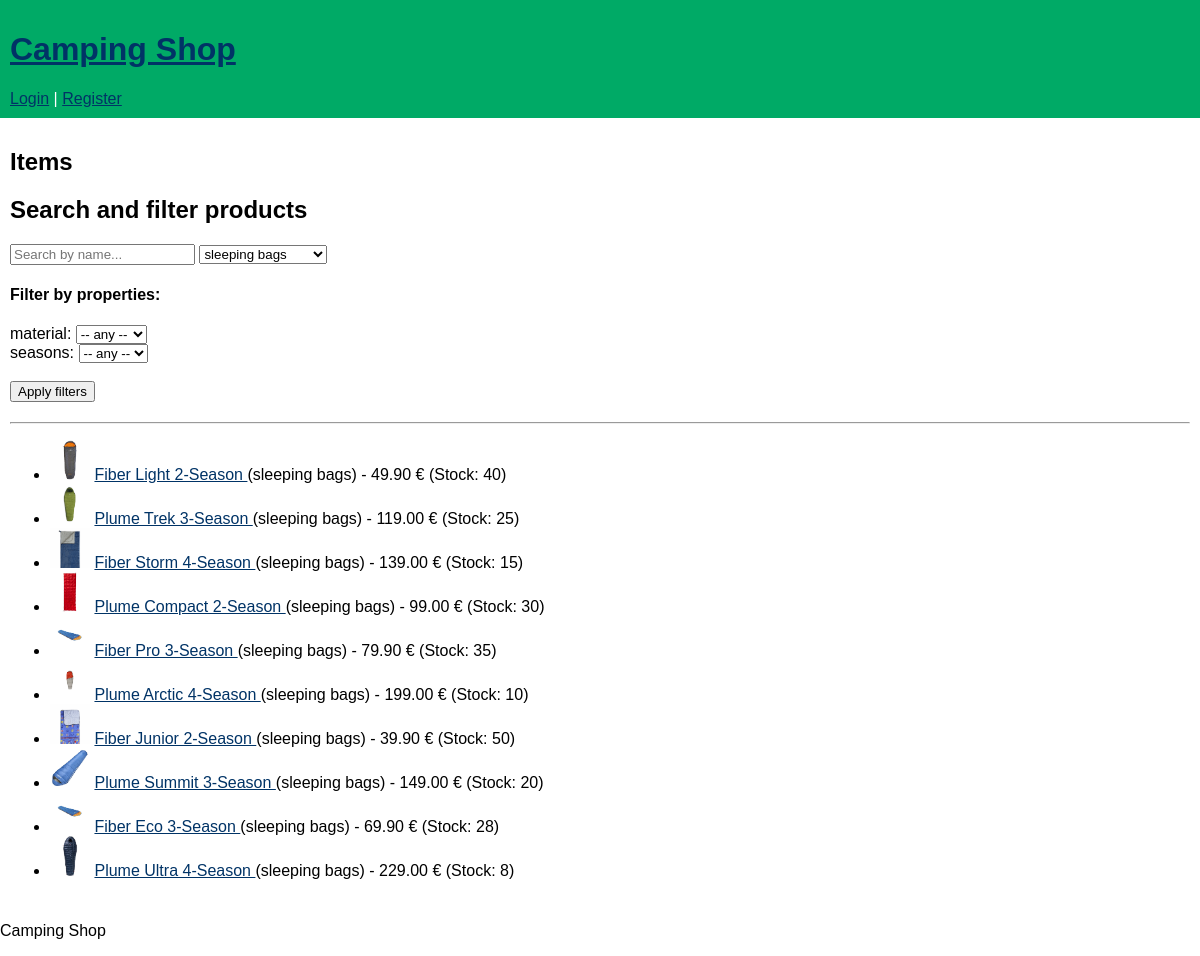
Screenshot of /public/index.php?category=2 with the database file from the repository.
### tables this page shows
CREATE TABLE category_properties (
    id INT AUTO_INCREMENT PRIMARY KEY,
    category_id INT NOT NULL,
    property_name VARCHAR(255) NOT NULL,
    FOREIGN KEY (category_id) REFERENCES categories(id) ON DELETE CASCADE
);

CREATE TABLE items (
    id INT AUTO_INCREMENT PRIMARY KEY,
    category_id INT NOT NULL,
    name VARCHAR(255) NOT NULL,
    description TEXT,
    price DECIMAL(10,2) NOT NULL,
    shipping_cost DECIMAL(10,2) NOT NULL,
    stock INT NOT NULL DEFAULT 0,
    image_path VARCHAR(255),
    created_at DATETIME DEFAULT CURRENT_TIMESTAMP,
    FOREIGN KEY (category_id) REFERENCES categories(id)
);

CREATE TABLE categories (
    id INT AUTO_INCREMENT PRIMARY KEY,
    name VARCHAR(255) NOT NULL
);

### public/index.php (the view, shortened to what this page needs)
<?php
require __DIR__ . '/../config/conn.php';
require __DIR__ . '/../includes/header.php';
$stmt = $pdo->query("SELECT id, name FROM categories");
$categories = $stmt->fetchAll(PDO::FETCH_ASSOC);
$search = $_GET['search'] ?? '';
$category_id = $_GET['category'] ?? '';
$property_filters = $_GET['property'] ?? [];
$properties = [];
if ($category_id) {
    $stmt = $pdo->prepare("SELECT * FROM category_properties WHERE category_id = ?");
    $stmt->execute([$category_id]);
    $properties = $stmt->fetchAll(PDO::FETCH_ASSOC);
}
$query = "
    SELECT items.*, categories.name AS category
    FROM items
    LEFT JOIN categories ON items.category_id = categories.id
    WHERE 1
";
$params = [];
if (!empty($category_id))
{
    $query .= " AND items.category_id = ? ";
    $params[] = $category_id;
}
$stmt = $pdo->prepare($query);
$stmt->execute($params);
$items = $stmt->fetchAll(PDO::FETCH_ASSOC);
?>
<h2>Items</h2>
<h2>Search and filter products</h2>
<form method="GET" action="" style="margin-bottom:20px;">
    <input type="text" name="search" placeholder="Search by name..."
           value="<?= htmlspecialchars($search) ?>">
    <select name="category" onchange="this.form.submit()">
        <?php foreach ($categories as $cat): ?>
            <option value="<?= $cat['id'] ?>"
                <?= ($category_id == $cat['id']) ? 'selected' : '' ?>>
                <?= htmlspecialchars($cat['name']) ?>
            </option>
        <?php endforeach; ?>
    </select>
    <?php if (!empty($properties)): ?>
        <div style="margin-top:10px;">
            <h4>Filter by properties:</h4>
            <?php foreach ($properties as $prop): ?>
                <label><?= htmlspecialchars($prop['property_name']) ?>:</label>
                <?php
                if ($prop['property_name'] === "type"): ?>
                    <select name="property[<?= $prop['id'] ?>]">
                        <option value="">-- any --</option>
                        <option <?= ($property_filters[$prop['id']] ?? "") == "igloo" ? "selected":"" ?>>igloo</option>
                        <option <?= ($property_filters[$prop['id']] ?? "") == "tipi" ? "selected":"" ?>>tipi</option>
                        <option <?= ($property_filters[$prop['id']] ?? "") == "instant" ? "selected":"" ?>>instant</option>
                    </select>
                <?php elseif ($prop['property_name'] === "material"): ?>
                    <select name="property[<?= $prop['id'] ?>]">
                        <option value="">-- any --</option>
                    </select>
                <?php elseif ($prop['property_name'] === "seasons"): ?>
                    <select name="property[<?= $prop['id'] ?>]">
                        <option value="">-- any --</option>
                    </select>
                <?php else: ?>
                    <input type="text"
                        name="property[<?= $prop['id'] ?>]"
                        value="<?= htmlspecialchars($property_filters[$prop['id']] ?? '') ?>">
                <?php endif; ?>
                <br>
            <?php endforeach; ?>
        </div>
    <?php endif; ?>
    <br>
    <button type="submit">Apply filters</button>
</form>
<hr>
<ul>
<?php foreach ($items as $it): ?>
    <li>
        <img src="/PAPI/camping_shop/uploads/<?= $it['image_path']; ?>"
             style="max-width:40px;">
        <a href="item.php?id=<?= $it['id']; ?>">
            <?= htmlspecialchars($it['name']); ?>
        </a>
        (<?= htmlspecialchars($it['category']) ?>)
        - <?= number_format($it['price'],2) ?> €
        (Stock: <?= (int)$it['stock'] ?>)
    </li>
<?php endforeach; ?>
</ul>
<?php require __DIR__ . '/../includes/footer.php'; ?>

### public/assets/style.css (style rules this page uses)
body { font-family:Arial,Helvetica,sans-serif; margin:0; padding:0 }
a { color:#036 }

### rows the page displays
category_properties: property_name "material"
category_properties: property_name "seasons"
items: image_path (picture), name "Fiber Light 2-Season", category.name "sleeping bags", price "49.90", stock "40"
items: image_path (picture), name "Plume Trek 3-Season", category.name "sleeping bags", price "119.00", stock "25"
items: image_path (picture), name "Fiber Storm 4-Season", category.name "sleeping bags", price "139.00", stock "15"
items: image_path (picture), name "Plume Compact 2-Season", category.name "sleeping bags", price "99.00", stock "30"
items: image_path (picture), name "Fiber Pro 3-Season", category.name "sleeping bags", price "79.90", stock "35"
items: image_path (picture), name "Plume Arctic 4-Season", category.name "sleeping bags", price "199.00", stock "10"
items: image_path (picture), name "Fiber Junior 2-Season", category.name "sleeping bags", price "39.90", stock "50"
items: image_path (picture), name "Plume Summit 3-Season", category.name "sleeping bags", price "149.00", stock "20"
items: image_path (picture), name "Fiber Eco 3-Season", category.name "sleeping bags", price "69.90", stock "28"
items: image_path (picture), name "Plume Ultra 4-Season", category.name "sleeping bags", price "229.00", stock "8"

### other values shown
form field category "sleeping bags"
